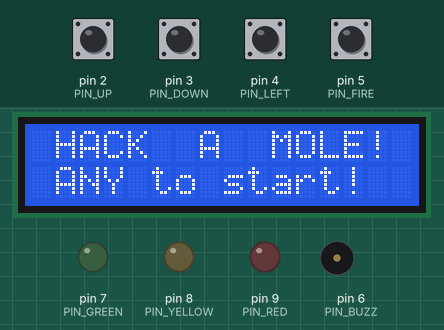
Recording of a sketch running on a simulated Arduino Uno, built with avr-gcc and run on an emulated ATmega328P. Shown: 16×2 character LCD, output pins drawn as LEDs (lit = HIGH), buzzer (waves = sounding). The test bench sets the inputs (shaded band); at power-on: pin 2 (PIN_UP), pin 3 (PIN_DOWN), pin 4 (PIN_LEFT), pin 5 (PIN_FIRE) HIGH. Random numbers use the default seed unless the sketch sets one; EEPROM starts erased.

Above: at 0.7 s.
1.3 s: pin 2 (PIN_UP) pulled LOW for 0.15 s
At 2.5 s:
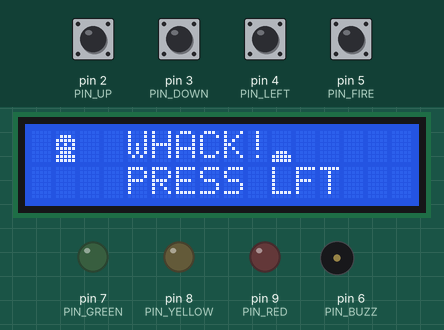
4.4 s: pin 3 (PIN_DOWN) pulled LOW for 0.15 s
At 5.7 s:
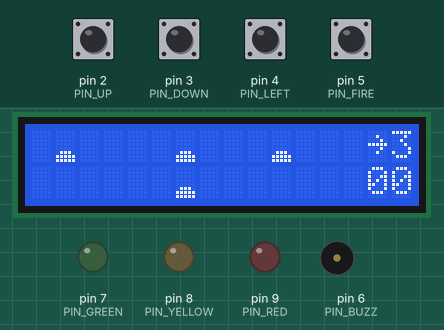
7.5 s: pin 4 (PIN_LEFT) pulled LOW for 0.15 s
At 9.1 s:
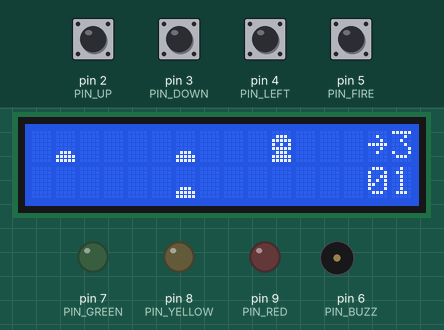
10.6 s: pin 5 (PIN_FIRE) pulled LOW for 0.15 s
13.7 s: pin 2 (PIN_UP) pulled LOW for 1 s
17.7 s: pin 3 (PIN_DOWN) pulled LOW for 1 s
At 20.6 s:
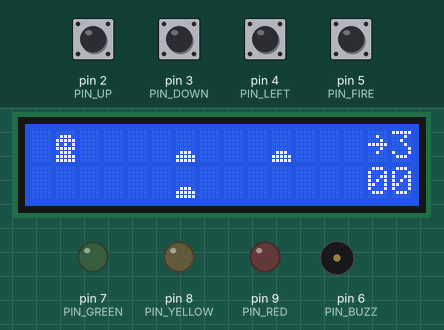
Timing chart, 0 to 23.8 s (numbered marks = the images above; inputs shaded):
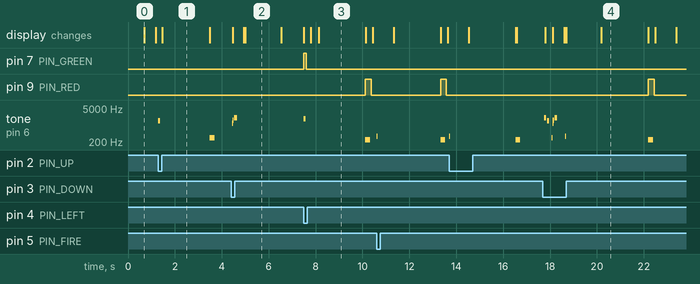

Measured:
- after the input at 1.3 s, tone on pin 6 (PIN_BUZZ): silent → 1500 Hz at once, → silent 0.08 s later, → 300 Hz 2.1 s later, → silent 0.20 s later
- after the input at 7.5 s, pin 7 (PIN_GREEN): LOW → HIGH at once, → LOW 0.10 s later
- after the input at 17.7 s, pin 9 (PIN_RED): LOW → HIGH after 4.5 s, → LOW 0.25 s later
- what the display in image 0 shows lasts 0.5 s, from 0.7 s to 1.2 s
- what the display in image 1 shows lasts 2.0 s, from 1.5 s to 3.5 s
- what the display in image 2 shows lasts 1.5 s, from 5.0 s to 6.5 s

The sketch:

whack_a_mole.ino
```cpp
/*
 * Whack-a-Mole - v2
 * Author  : Eren DOGAN
 * GitHub  : github.com/erendogan83
 *
 * HOLE LAYOUT (16x2):
 *
 *   col:  0  1  2  3  4  5  6  7  8  9 10 11 12 13 14 15
 *   row0: .  .  .  .  L  .  .  .  .  U  .  .  .  R  >  N
 *   row1: .  .  .  .  .  .  .  .  .  D  .  .  .  .  S  S
 *
 *   L = hole LEFT   col 2  row 0   button: LEFT (D4)
 *   U = hole UP     col 7  row 0   button: UP   (D2)
 *   D = hole DOWN   col 7  row 1   button: DOWN (D3)  <- same col as U, diff row
 *   R = hole RIGHT  col 13 row 0   button: FIRE (D5)
 *
 *   HUD col 14-15:
 *     row 0: -> N  (lives)
 *     row 1: SS    (score 0-99)
 *
 * CONTROLS:
 *   LEFT (D4) = whack L
 *   UP   (D2) = whack U
 *   DOWN (D3) = whack D
 *   FIRE (D5) = whack R
 *
 * GAMEPLAY:
 *   Moles pop up randomly. Hit the matching button while mole is up -> +1 pt.
 *   Mole escapes (timer expires) -> -1 life.
 *   Score 0-14 : max 1 mole at a time
 *   Score 15+  : max 2 moles at a time
 *   Window shrinks and spawn rate increases with score.
 *   3 lives. EEPROM high score.
 *
 * SPRITES:
 *   0 = hole (empty)
 *   1 = mole (visible, hit this!)
 *   2 = hit  (whacked!)
 *   3 = miss (escaped)
 *
 * PINS: A4,A5=LCD | D2=UP | D3=DOWN | D4=LEFT | D5=FIRE
 *       D6=Buzz | D7=Green | D8=Yellow | D9=Red
 * EEPROM: addr 10-11
 */

#include <Wire.h>
#include <LiquidCrystal_I2C.h>
#include <EEPROM.h>

LiquidCrystal_I2C lcd(0x27,16,2);

#define PIN_UP    2
#define PIN_DOWN  3
#define PIN_LEFT  4
#define PIN_FIRE  5
#define PIN_BUZZ  6
#define PIN_GREEN 7
#define PIN_YELLOW 8
#define PIN_RED   9

#define COLS 16
#define ROWS 2
#define NUM_HOLES 4

// Hole indices
#define HOLE_L 0   // LEFT button
#define HOLE_U 1   // UP button
#define HOLE_D 2   // DOWN button
#define HOLE_R 3   // FIRE button

// Hole screen positions
const int HOLE_COL[NUM_HOLES] = { 1, 6, 6, 10 };
const int HOLE_ROW[NUM_HOLES] = { 0, 0, 1,  0 };

// Mole visible window ms — shrinks with score
const int WIN_BASE = 2000;
const int WIN_MIN  = 650;
int getWindow(int sc){ int w=WIN_BASE-(sc/5)*120; return w<WIN_MIN?WIN_MIN:w; }

// Spawn attempt interval ms — shrinks with score
const int SPAWN_BASE = 1600;
const int SPAWN_MIN  = 550;
int getSpawn(int sc){ int s=SPAWN_BASE-(sc/5)*90; return s<SPAWN_MIN?SPAWN_MIN:s; }

#define FLASH_MS 300

#define EE_MOLE 10
int  eeGet(){ int v=((int)EEPROM.read(EE_MOLE)<<8)|EEPROM.read(EE_MOLE+1); return(v<0||v>9999)?0:v; }
void eePut(int s){ if(s>eeGet()){EEPROM.write(EE_MOLE,(s>>8)&0xFF);EEPROM.write(EE_MOLE+1,s&0xFF);} }

// ── Sprites ───────────────────────────────────────────────────────────────────
byte spHole[8] = {
  0b00000,
  0b00000,
  0b00000,
  0b00000,
  0b00000,
  0b01110,
  0b11111,
  0b11111
};
byte spMole[8] = {
  0b00000,
  0b01110,
  0b11111,
  0b10101,
  0b11111,
  0b01110,
  0b11111,
  0b11111
};
byte spHit[8] = {
  0b10101,
  0b01110,
  0b11111,
  0b01110,
  0b10101,
  0b01110,
  0b11111,
  0b11111
};
byte spMiss[8] = {
  0b00000,
  0b00000,
  0b10001,
  0b01110,
  0b00000,
  0b01110,
  0b11111,
  0b11111
};
#define S_HOLE 0
#define S_MOLE 1
#define S_HIT  2
#define S_MISS 3

void loadSprites(){
  lcd.createChar(S_HOLE,spHole);
  lcd.createChar(S_MOLE,spMole);
  lcd.createChar(S_HIT, spHit);
  lcd.createChar(S_MISS,spMiss);
}

// ── Double buffer ─────────────────────────────────────────────────────────────
char cur[ROWS][COLS], prv[ROWS][COLS];
void bClr(){ for(int r=0;r<ROWS;r++) for(int c=0;c<COLS;c++) cur[r][c]=' '; }
void bCh(int c,int r,char ch){ if(c>=0&&c<COLS&&r>=0&&r<ROWS) cur[r][c]=ch; }
void bSp(int c,int r,byte s) { if(c>=0&&c<COLS&&r>=0&&r<ROWS) cur[r][c]=(char)(128+s); }
void bFlush(){
  for(int r=0;r<ROWS;r++) for(int c=0;c<COLS;c++){
    if(cur[r][c]!=prv[r][c]){
      lcd.setCursor(c,r);
      uint8_t v=(uint8_t)cur[r][c];
      if(v>=128) lcd.write(v-128); else lcd.write(v);
      prv[r][c]=cur[r][c];
    }
  }
}
void bInit(){ for(int r=0;r<ROWS;r++) for(int c=0;c<COLS;c++) prv[r][c]='\0'; }

// ── Buttons — rising edge, per-button lock ────────────────────────────────────
#define BTN_LOCK 120
bool upPrev=false;  unsigned long upLock=0;
bool dnPrev=false;  unsigned long dnLock=0;
bool lePrev=false;  unsigned long leLock=0;
bool fiPrev=false;  unsigned long fiLock=0;

bool upPressed(){
  bool now=(digitalRead(PIN_UP)==LOW); bool edge=(now&&!upPrev); upPrev=now;
  if(edge&&millis()>=upLock){upLock=millis()+BTN_LOCK;return true;} return false;
}
bool downPressed(){
  bool now=(digitalRead(PIN_DOWN)==LOW); bool edge=(now&&!dnPrev); dnPrev=now;
  if(edge&&millis()>=dnLock){dnLock=millis()+BTN_LOCK;return true;} return false;
}
bool leftPressed(){
  bool now=(digitalRead(PIN_LEFT)==LOW); bool edge=(now&&!lePrev); lePrev=now;
  if(edge&&millis()>=leLock){leLock=millis()+BTN_LOCK;return true;} return false;
}
bool firePressed(){
  bool now=(digitalRead(PIN_FIRE)==LOW); bool edge=(now&&!fiPrev); fiPrev=now;
  if(edge&&millis()>=fiLock){fiLock=millis()+BTN_LOCK;return true;} return false;
}
bool anyPressed(){
  return (digitalRead(PIN_UP)==LOW)||(digitalRead(PIN_DOWN)==LOW)||
         (digitalRead(PIN_LEFT)==LOW)||(digitalRead(PIN_FIRE)==LOW);
}

// ── LED flash non-blocking ────────────────────────────────────────────────────
int           flashPin=-1;
unsigned long flashEnd=0;
void flashNB(int pin,int ms){
  if(flashPin>=0&&flashPin!=pin) digitalWrite(flashPin,LOW);
  digitalWrite(pin,HIGH); flashPin=pin; flashEnd=millis()+ms;
}
void flashUpdate(){
  if(flashPin>=0&&millis()>=flashEnd){ digitalWrite(flashPin,LOW); flashPin=-1; }
}

// ── Hole state machine ────────────────────────────────────────────────────────
enum HoleState { EMPTY, MOLE_UP, FLASH_HIT, FLASH_MISS };
HoleState holeState[NUM_HOLES];
unsigned long holeTimer[NUM_HOLES];   // expiry time for current state

// ── Game variables ────────────────────────────────────────────────────────────
int  score, best, lives;
bool gameOver;
unsigned long lastSpawnTick;

enum AppState { ST_MENU, ST_TUTORIAL, ST_GAME, ST_GAMEOVER };
AppState appState = ST_MENU;

// ── Whack a hole ──────────────────────────────────────────────────────────────
void whack(int idx){
  if(holeState[idx]==MOLE_UP){
    holeState[idx]=FLASH_HIT;
    holeTimer[idx]=millis()+FLASH_MS;
    score++;
    tone(PIN_BUZZ,1800,80);
    flashNB(PIN_GREEN,100);
  } else if(holeState[idx]==EMPTY){
    // Wrong hole — dull thud, no penalty
    tone(PIN_BUZZ,350,50);
  }
}

// ── Spawn ─────────────────────────────────────────────────────────────────────
void trySpawn(){
  int empty[NUM_HOLES]; int en=0;
  for(int i=0;i<NUM_HOLES;i++) if(holeState[i]==EMPTY) empty[en++]=i;
  if(en==0) return;

  int active=0;
  for(int i=0;i<NUM_HOLES;i++) if(holeState[i]==MOLE_UP) active++;
  int maxM=(score>=15)?2:1;
  if(active>=maxM) return;

  int pick=empty[random(en)];
  holeState[pick]=MOLE_UP;
  holeTimer[pick]=millis()+getWindow(score);
}

// ── Reset ─────────────────────────────────────────────────────────────────────
void resetGame(){
  score=0; lives=3; gameOver=false; best=eeGet();
  for(int i=0;i<NUM_HOLES;i++){ holeState[i]=EMPTY; holeTimer[i]=0; }
  upPrev=false; dnPrev=false; lePrev=false; fiPrev=false;
  lastSpawnTick=millis();
  bInit(); bClr(); bFlush();
}

// ── Render ────────────────────────────────────────────────────────────────────
void doRender(){
  bClr();

  // Draw holes
  for(int i=0;i<NUM_HOLES;i++){
    int c=HOLE_COL[i], r=HOLE_ROW[i];
    switch(holeState[i]){
      case EMPTY:      bSp(c,r,S_HOLE); break;
      case MOLE_UP:    bSp(c,r,S_MOLE); break;
      case FLASH_HIT:  bSp(c,r,S_HIT);  break;
      case FLASH_MISS: bSp(c,r,S_MISS); break;
    }
  }

  // HUD — col 14-15 only
  bCh(14,0,(char)(0x7e));  // -> arrow
  bCh(15,0,'0'+lives);
  bCh(14,1,'0'+(score/10)%10);
  bCh(15,1,'0'+ score    %10);

  bFlush();
}

// ── Tick ──────────────────────────────────────────────────────────────────────
void doTick(){
  unsigned long now=millis();

  for(int i=0;i<NUM_HOLES;i++){
    if(holeState[i]==MOLE_UP && now>=holeTimer[i]){
      // Escaped
      holeState[i]=FLASH_MISS;
      holeTimer[i]=now+FLASH_MS;
      lives--;
      tone(PIN_BUZZ,250,200);
      flashNB(PIN_RED,250);
      if(lives<=0){
        gameOver=true;
        eePut(score);
        if(score>best) best=score;
        appState=ST_GAMEOVER;
        return;
      }
    }
    if((holeState[i]==FLASH_HIT||holeState[i]==FLASH_MISS)&&now>=holeTimer[i]){
      holeState[i]=EMPTY;
    }
  }

  if(now-lastSpawnTick>=(unsigned long)getSpawn(score)){
    lastSpawnTick=now;
    trySpawn();
  }
}

// ── Game over ─────────────────────────────────────────────────────────────────
void showGameOver(){
  // Force all LEDs off — game may have ended mid-flash
  digitalWrite(PIN_GREEN,  LOW);
  digitalWrite(PIN_YELLOW, LOW);
  digitalWrite(PIN_RED,    LOW);
  flashPin = -1;
  bClr();
  const char g1[]="  GAME  OVER   "; for(int i=0;g1[i];i++) bCh(i,0,g1[i]);
  bCh(0,1,'S');bCh(1,1,'C');bCh(2,1,'R');bCh(3,1,':');
  bCh(4,1,'0'+(score/10)%10);bCh(5,1,'0'+score%10);
  bCh(7,1,'B');bCh(8,1,'S');bCh(9,1,'T');bCh(10,1,':');
  bCh(11,1,'0'+(best/10)%10);bCh(12,1,'0'+best%10);
  bFlush();
  unsigned long t=millis(); while(millis()-t<2000){if(anyPressed())break;delay(10);}

  // New record celebration
  if(score>0 && score==best){
    bClr();
    const char rec[]="* NEW RECORD! *"; for(int i=0;rec[i];i++) bCh(i,0,rec[i]);
    bCh(6,1,'0'+(score/10)%10);
    bCh(7,1,'0'+ score    %10);
    bFlush();
    for(int i=0;i<4;i++){
      digitalWrite(PIN_GREEN,HIGH);
      tone(PIN_BUZZ,2000,80);
      t=millis(); while(millis()-t<200){if(anyPressed())break;delay(5);}
      digitalWrite(PIN_GREEN,LOW);
      t=millis(); while(millis()-t<100){if(anyPressed())break;delay(5);}
    }
    t=millis(); while(millis()-t<500){if(anyPressed())break;delay(10);}
  }

  bClr();
  const char r1[]="ANY to restart"; for(int i=0;r1[i];i++) bCh(i,0,r1[i]);
  const char r2[]="BEST:";          for(int i=0;r2[i];i++) bCh(i,1,r2[i]);
  bCh(6,1,'0'+(best/10)%10);
  bCh(7,1,'0'+ best    %10);
  bFlush();
  while(!anyPressed()) delay(10);
  appState=ST_MENU;
}

// ── Tutorial ──────────────────────────────────────────────────────────────────
void showTutorial(){
  loadSprites(); bInit();
  unsigned long t;

  // Page 1: LEFT hole mapping
  // Show hole L with "= LEFT" label
  bClr();
  bSp(HOLE_COL[HOLE_L],HOLE_ROW[HOLE_L],S_HOLE);
  bSp(HOLE_COL[HOLE_U],HOLE_ROW[HOLE_U],S_HOLE);
  bSp(HOLE_COL[HOLE_D],HOLE_ROW[HOLE_D],S_HOLE);
  bSp(HOLE_COL[HOLE_R],HOLE_ROW[HOLE_R],S_HOLE);
  bCh(3,0,'<');bCh(5,0,'L');bCh(6,0,'E');bCh(7,0,'F');bCh(8,0,'T');
  bFlush();
  t=millis(); while(millis()-t<1800){if(anyPressed())goto page2;delay(10);}

  // Page 2: UP / DOWN hole mapping
  page2:
  bClr();
  bSp(HOLE_COL[HOLE_L],HOLE_ROW[HOLE_L],S_HOLE);
  bSp(HOLE_COL[HOLE_U],HOLE_ROW[HOLE_U],S_HOLE);
  bSp(HOLE_COL[HOLE_D],HOLE_ROW[HOLE_D],S_HOLE);
  bSp(HOLE_COL[HOLE_R],HOLE_ROW[HOLE_R],S_HOLE);
  bCh(8,0,'^');bCh(9,0,'U');bCh(10,0,'P');
  bCh(8,1,'v');bCh(9,1,'D');bCh(10,1,'N');
  bFlush();
  t=millis(); while(millis()-t<1800){if(anyPressed())goto page3;delay(10);}

  // Page 3: RIGHT (FIRE) hole mapping
  page3:
  bClr();
  bSp(HOLE_COL[HOLE_L],HOLE_ROW[HOLE_L],S_HOLE);
  bSp(HOLE_COL[HOLE_U],HOLE_ROW[HOLE_U],S_HOLE);
  bSp(HOLE_COL[HOLE_D],HOLE_ROW[HOLE_D],S_HOLE);
  bSp(HOLE_COL[HOLE_R],HOLE_ROW[HOLE_R],S_HOLE);
  bCh(9,0,'F');bCh(10,0,'I');bCh(11,0,'R');bCh(12,0,'E');bCh(13,0,'>');
  bFlush();
  t=millis(); while(millis()-t<1800){if(anyPressed())goto page4;delay(10);}

  // Page 4: mole pops up demo — whack it!
  page4:
  bClr();
  bSp(HOLE_COL[HOLE_L],HOLE_ROW[HOLE_L],S_MOLE);
  bSp(HOLE_COL[HOLE_U],HOLE_ROW[HOLE_U],S_HOLE);
  bSp(HOLE_COL[HOLE_D],HOLE_ROW[HOLE_D],S_HOLE);
  bSp(HOLE_COL[HOLE_R],HOLE_ROW[HOLE_R],S_HOLE);
  bCh(4,0,'W');bCh(5,0,'H');bCh(6,0,'A');bCh(7,0,'C');bCh(8,0,'K');bCh(9,0,'!');
  bCh(4,1,'P');bCh(5,1,'R');bCh(6,1,'E');bCh(7,1,'S');bCh(8,1,'S');
  bCh(10,1,'L');bCh(11,1,'F');bCh(12,1,'T');
  bFlush();
  t=millis(); while(millis()-t<2000){if(anyPressed())goto page5;delay(10);}

  // Page 5: miss demo — too slow!
  page5:
  bClr();
  bSp(HOLE_COL[HOLE_L],HOLE_ROW[HOLE_L],S_MISS);
  bSp(HOLE_COL[HOLE_U],HOLE_ROW[HOLE_U],S_HOLE);
  bSp(HOLE_COL[HOLE_D],HOLE_ROW[HOLE_D],S_HOLE);
  bSp(HOLE_COL[HOLE_R],HOLE_ROW[HOLE_R],S_HOLE);
  bCh(4,0,'T');bCh(5,0,'O');bCh(6,0,'O');
  bCh(8,0,'S');bCh(9,0,'L');bCh(10,0,'O');bCh(11,0,'W');bCh(12,0,'!');
  bCh(4,1,'-');bCh(5,1,'1');bCh(7,1,'L');bCh(8,1,'I');bCh(9,1,'F');bCh(10,1,'E');
  bFlush();
  tone(PIN_BUZZ,300,200);
  t=millis(); while(millis()-t<2000){if(anyPressed())break;delay(10);}

  // Countdown 3-2-1 GO!
  for(int i=3;i>=1;i--){
    bClr();
    bCh(7,0,'0'+i);
    bCh(5,1,'R');bCh(6,1,'E');bCh(7,1,'A');
    bCh(8,1,'D');bCh(9,1,'Y');bCh(10,1,'!');
    bFlush();
    tone(PIN_BUZZ,i==1?1200:1000,80);
    t=millis(); while(millis()-t<900){if(anyPressed())break;delay(10);}
  }
  bClr();
  bCh(5,0,'G');bCh(6,0,'O');bCh(7,0,'!');
  bFlush();
  tone(PIN_BUZZ,1600,60); delay(70); tone(PIN_BUZZ,2000,120); delay(400);

  resetGame();
  appState=ST_GAME;
}

// ── Menu ──────────────────────────────────────────────────────────────────────
void showMenu(){
  loadSprites(); bInit(); bClr();
  const char m1[]="WHACK  A  MOLE!"; for(int i=0;m1[i];i++) bCh(i,0,m1[i]);
  const char m2[]=" ANY to start! "; for(int i=0;m2[i];i++) bCh(i,1,m2[i]);
  bFlush();
  bool bl=true; unsigned long lb=millis();
  while(!anyPressed()){
    if(millis()-lb>500){lb=millis();bl=!bl;bCh(0,0,bl?'>':' ');bFlush();}
    delay(10);
  }
  tone(PIN_BUZZ,1500,80);
  appState=ST_TUTORIAL;
}

// ── Setup ─────────────────────────────────────────────────────────────────────
void setup(){
  lcd.init(); lcd.backlight(); loadSprites();
  pinMode(PIN_UP,    INPUT_PULLUP);
  pinMode(PIN_DOWN,  INPUT_PULLUP);
  pinMode(PIN_LEFT,  INPUT_PULLUP);
  pinMode(PIN_FIRE,  INPUT_PULLUP);
  pinMode(PIN_BUZZ,  OUTPUT);
  pinMode(PIN_GREEN, OUTPUT);
  pinMode(PIN_YELLOW,OUTPUT);
  pinMode(PIN_RED,   OUTPUT);
  randomSeed(analogRead(A0));
  bInit(); lcd.clear();
  appState=ST_MENU;
}

// ── Loop ──────────────────────────────────────────────────────────────────────
void loop(){
  switch(appState){

    case ST_MENU:
      showMenu();
      break;

    case ST_TUTORIAL:
      showTutorial();
      break;

    case ST_GAME:
      if(gameOver){ appState=ST_GAMEOVER; break; }

      // Buttons map directly to holes — intuitive layout
      if(leftPressed())  whack(HOLE_L);
      if(upPressed())    whack(HOLE_U);
      if(downPressed())  whack(HOLE_D);
      if(firePressed())  whack(HOLE_R);

      doTick();
      doRender();
      flashUpdate();
      break;

    case ST_GAMEOVER:
      showGameOver();
      break;
  }
}
```
